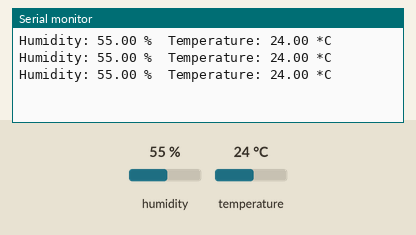
The sketch below on a simulated Arduino Uno, built with avr-gcc and run on an emulated ATmega328P. On the bench: the last lines printed to the serial monitor. The inputs (shaded band) are chosen by the test bench; at power-on: humidity 55 %, temperature 24 °C.

Above: at 3.8 s.
3.9 s: humidity set to 22 %
At 5.9 s:
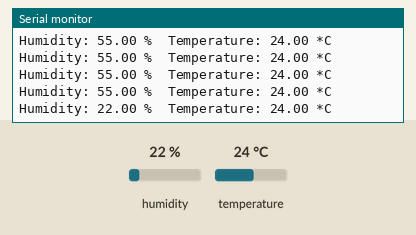
10.1 s: temperature set to 12 °C
At 10.9 s:
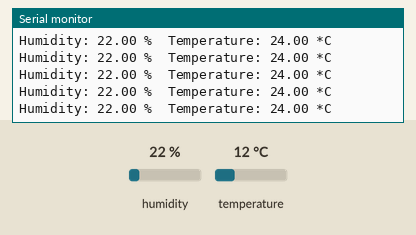
13.0 s: humidity set to 40 %
At 14.6 s:
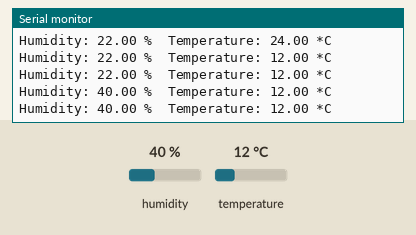
Timing chart, 0 to 16.1 s (numbered marks = the images above; inputs shaded):
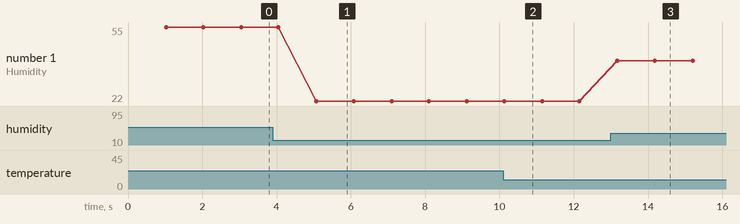

Measured:
- after the input at 3.9 s, the serial monitor: prints a new line after 1.2 s (image 1)
- after the input at 13.0 s, the serial monitor: prints a new line after 0.18 s (image 3)
- plotted number 1: 55 → 22 after the input at 3.9 s, 22 → 40 after the input at 13.0 s

The sketch:

_01_09_DHT11.ino
```cpp
#include "DHT.h"
#define DHTTYPE DHT11   // DHT 11, DHT시리즈중 11을 선택합니다.
#define DHTPIN 2     // DHT11이 연결된 핀
DHT dht(DHTPIN, DHTTYPE);

void setup() {
    Serial.begin(9600);
    dht.begin(); // dht 라이브러리를 시작합니다.
}

void loop() {
    delay(1000);

    float h = dht.readHumidity();// 습도를 측정합니다.
    float t = dht.readTemperature();// 온도를 측정합니다.

    Serial.print("Humidity: ");
    Serial.print(h);
    Serial.print(" %\t");
    Serial.print("Temperature: ");
    Serial.print(t);
    Serial.println(" *C ");
}
```
